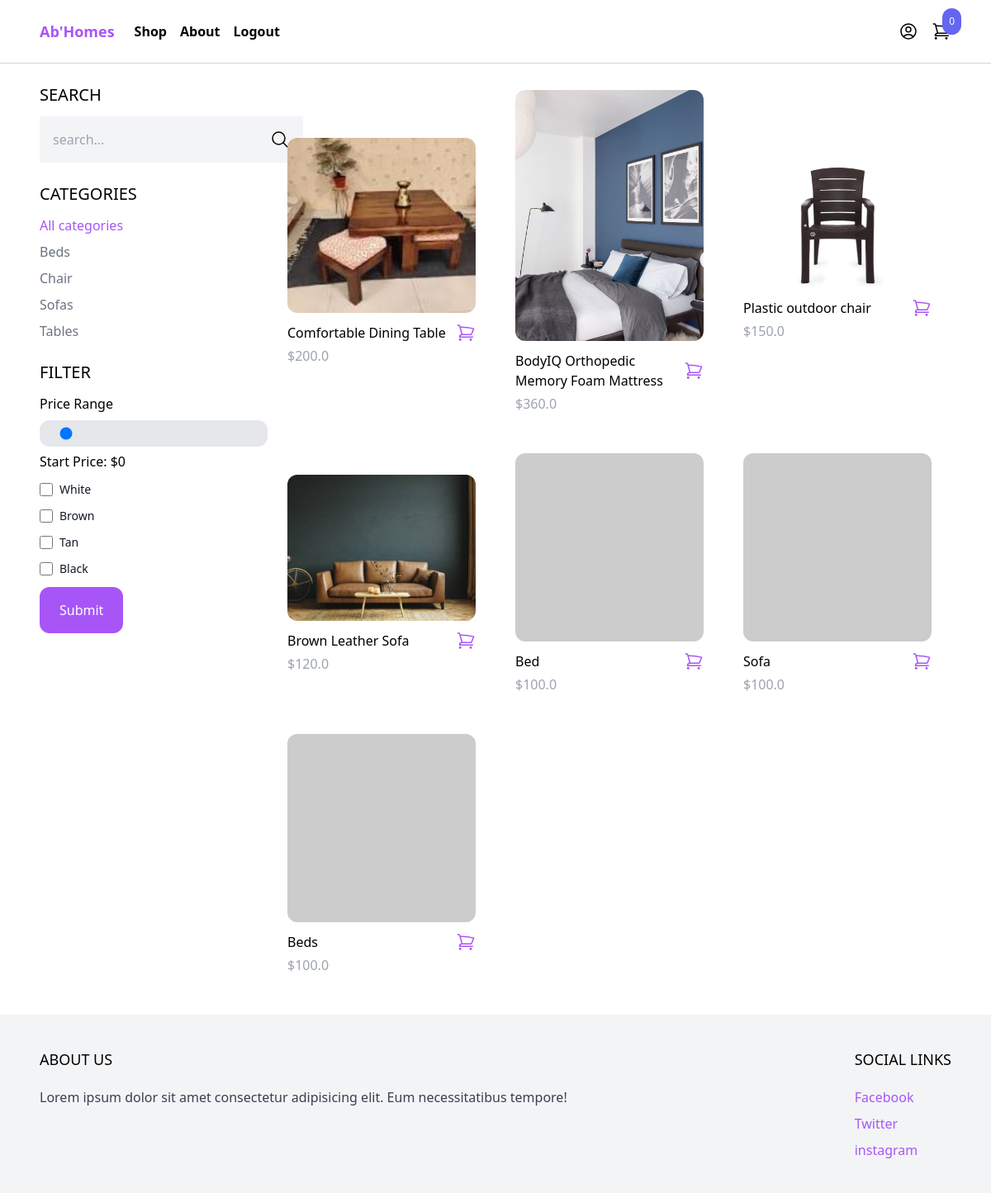
The app's page /shop/ (signed in) with its own data.
### product/models.py (models this page shows, shortened)
class Category(models.Model):
    name = models.CharField(max_length=255)
    slug = models.SlugField()
    class Meta:
        verbose_name_plural = 'Categories'
        ordering = ('name',)

class Product(models.Model):
    category = models.ForeignKey(Category, related_name='products', on_delete=models.CASCADE)
    name = models.CharField(max_length=255)
    slug = models.SlugField()
    description = models.TextField(blank=True, null=True)
    price = models.IntegerField(default=1)
    color = models.CharField(max_length=50, blank=True)
    created_at = models.DateField(auto_now_add=True)
    image = models.ImageField(upload_to='uploads/', blank=True, null=True)
    thumbnail = models.ImageField(upload_to='uploads/', blank=True, null=True)
    class Meta:
        ordering = ('-created_at',)
    def get_display_price(self):
        return self.price / 100
    def get_thumbnail(self):
        if self.thumbnail:
            return self.thumbnail.url
        else:
            if self.image:
                self.thumbnail = self.make_thumbnail(self.image)
                self.save()
                return self.thumbnail.url
            else:
                return 'https://via.placeholder.com/240x240.jpg'

### core/views.py (the view)
# urls.py: path('shop/', shop, name='shop'),
@login_required(login_url='/login/')
def shop(request):
    categories = Category.objects.all()
    products = Product.objects.all()
    active_category = request.GET.get('category', '')
    if active_category:
        products = products.filter(category__slug=active_category)
    query = request.GET.get('query', '')
    if query:
        products = products.filter(Q(name__icontains=query) | Q(description__icontains=query))
    price_range = request.GET.get('price_range')
    color = request.GET.getlist('color')
    if price_range:
        int_price_range = int(price_range)
        coversion = 100
        total = int_price_range * coversion
        products = products.filter(price__lte=total)
    if color:
        products = products.filter(color__in=color)
    context = {
        "categories": categories,
        "products": products,
        "active_category": active_category
    }
    return render(request, 'core/shop.html', context)

### cart/cart.py (called while the page is built)
    def __len__(self):
        return sum(item['quantity'] for item in self.cart.values())

### cart/context_processors.py (called while the page is built)
def cart(request):
    return {'cart': Cart(request)}

### core/templates/core/shop.html (shortened to what this page needs)
{% extends "core/base.html" %}
{% block content %}
    <div class="max-w-6xl mx-auto flex flex-wrap items-start py-6 px-6 xl:px-0">
        <div class="filters w-full lg:w-1/4">
            <h3 class="mb-3 text-xl uppercase">Search</h3>
            <form action="" method="GET">
                <div class="flex">
                    <input type="text" name="query" id="search" class="p-4 bg-gray-100 border-0" placeholder="search...">
                    <button class="p-4 bg-gray-100 border-0">
                        <svg xmlns="http://www.w3.org/2000/svg" fill="none" viewBox="0 0 24 24" stroke-width="1.5" stroke="currentColor" class="w-6 h-6">
                            <path stroke-linecap="round" stroke-linejoin="round" d="M21 21l-5.197-5.197m0 0A7.5 7.5 0 105.196 5.196a7.5 7.5 0 0010.607 10.607z" />
                        </svg>
                    </button>
                </div>
            </form>
            <h3 class="mt-6 mb-3 text-xl uppercase">categories</h3>
            <ul class="space-y-2">
                <li><a href="{% url 'shop' %}" class="{% if not active_category %} text-purple-500 {% else %} text-gray-500 {% endif %}">All categories</a></li>
                {% for category in categories %}
                    <li><a href="{% url 'shop' %}?category={{ category.slug }}" class="{% if category.slug == active_category %} text-purple-500 {% else %} text-gray-500 {% endif %}">{{ category.name }}</a></li>
                {% endfor %}
            </ul>
            <h3 class="mb-3 mt-6 text-xl uppercase">Filter</h3>
            <form action="{% url 'shop' %}" method="GET" class="space-y-3">
                <div>
                    <label for="">Price Range</label>
                    <input type="range" name="price_range" min="100" max="1000" step="10" value="0" class="w-full h-2 mt-2 py-4 px-6 bg-gray-200 rounded-xl appearance-none cursor-pointer" id="maxPriceRange">
                    <p id="selectedMaxPrice">Start Price: $0</p>
                </div>
                <div class="flex items-center mb-4">
                    <input id="default-checkbox" type="checkbox" name="color" value="white" class="w-4 h-4 text-blue-600 bg-gray-100 border-gray-300 rounded focus:ring-blue-500 dark:focus:ring-blue-600 dark:ring-offset-gray-800 focus:ring-2 dark:bg-gray-700 dark:border-gray-600">
                    <label for="default-checkbox" class="ms-2 text-sm font-medium text-gray-900 dark:text-gray-300">White</label>
                </div>
                <div class="flex items-center mb-4">
                    <input id="default-checkbox" type="checkbox" name="color" value="brown" class="w-4 h-4 text-blue-600 bg-gray-100 border-gray-300 rounded focus:ring-blue-500 dark:focus:ring-blue-600 dark:ring-offset-gray-800 focus:ring-2 dark:bg-gray-700 dark:border-gray-600">
                    <label for="default-checkbox" class="ms-2 text-sm font-medium text-gray-900 dark:text-gray-300">Brown</label>
                </div>
                <div class="flex items-center mb-4">
                    <input id="default-checkbox" type="checkbox" name="color" value="tan" class="w-4 h-4 text-blue-600 bg-gray-100 border-gray-300 rounded focus:ring-blue-500 dark:focus:ring-blue-600 dark:ring-offset-gray-800 focus:ring-2 dark:bg-gray-700 dark:border-gray-600">
                    <label for="default-checkbox" class="ms-2 text-sm font-medium text-gray-900 dark:text-gray-300">Tan</label>
                </div>
                <div class="flex items-center mb-4">
                    <input id="default-checkbox" type="checkbox" name="color" value="black" class="w-4 h-4 text-blue-600 bg-gray-100 border-gray-300 rounded focus:ring-blue-500 dark:focus:ring-blue-600 dark:ring-offset-gray-800 focus:ring-2 dark:bg-gray-700 dark:border-gray-600">
                    <label for="default-checkbox" class="ms-2 text-sm font-medium text-gray-900 dark:text-gray-300">Black</label>
                </div>
                <div>
                    <button class="py-4 px-6 rounded-xl text-white bg-purple-500 hover:bg-purple-700">Submit</button>
                </div>
            </form>
        </div>
        <div class="products w-full lg:w-3/4 -mt-4 flex items-center flex-wrap" id="product-list">
            {% for product in products %}
                {% include "product/partials/product_list_item.html" %}
            {% endfor %}
        </div>
    </div>
{% endblock content %}

### core/templates/core/base.html (shortened to what this page needs)
<!DOCTYPE html>
<html lang="en">
<head>
    <script src="https://cdn.tailwindcss.com"></script>
</head>
<body>
    <nav class="border-b border-gray-300">
        <div class="max-w-6xl mx-auto py-2 px-6 xl:px-0 flex items-center justify-between">
            <div class="menu-left flex items-center space-x-6">
                <a href="{% url 'frontpage' %}" class="py-4 text-lg text-purple-500 font-semibold">Ab'Homes</a>
                <ul class="flex items-center space-x-4">
                    <li><a href="{% url 'shop' %}"class="font-semibold">Shop</a></li>
                    <li><a href="#" class="font-semibold">About</a></li>
                    {% if request.user.is_authenticated %}
                        <li><a href="{% url 'logout' %}" class="font-semibold">Logout</a></li>
                    {% endif %}
                </ul>
            </div>
            <div class="menu-right flex items-center space-x-4">
                <a href="{% url 'myaccount' %}">
                </a>
                <div
                    hx-get="{% url 'hx_menu_cart' %}"
                    hx-trigger="update-menu-cart from:body"
                    hx-swap="innerHTML"
                >
                    {% include "cart/partials/menu_cart.html" %}
                </div>
            </div>
        </div>
    </nav>
    <main>
        {% block content %}
        {% endblock content %}
    </main>
    <footer class="bg-gray-100">
        <div class="max-w-6xl mx-auto py-10 px-6 xl:px-0 md:flex justify-between">
            <div class="footer-left mb-12 md:mb-0">
                <h2 class="mb-5 uppercase text-lg">About Us</h2>
                <p class="text-gray-700">Lorem ipsum dolor sit amet consectetur adipisicing elit. Eum necessitatibus tempore!</p>
            </div>
            <div class="footer-right">
                <h2 class="mb-5 uppercase text-lg">Social links</h2>
                <ul class="space-y-2">
                    <li><a href="#" class="text-purple-500 hover:text-purple-800">Facebook</a></li>
                    <li><a href="#" class="text-purple-500 hover:text-purple-800">Twitter</a></li>
                    <li><a href="#" class="text-purple-500 hover:text-purple-800">instagram</a></li>
                </ul>
            </div>
        </div>
    </footer>
</body>
</html>

### cart/templates/cart/partials/menu_cart.html (shortened to what this page needs)
<a href="{% url 'cart' %}" id="menu-cart-button" class="relative">
    <span class="p-2 absolute -top-4 -right-3 bg-indigo-500 text-white text-xs rounded-full">{{ cart|length }}</span>
</a>

### product/templates/product/partials/product_list_item.html (shortened to what this page needs)
<div class="w-full md:w-1/3 xl:w-1/4 p-6">
    <a href="{% url 'product' product.slug %}">
        <img src="{{ product.get_thumbnail }}" alt="" class="w-full rounded-xl hover:shadow-lg:">
    </a>
    <div class="pt-3 flex items-center justify-between">
        <a href="{% url 'product' product.slug %}">{{ product.name }}</a>
        <a
            href="#"
            hx-get="{% url 'add_to_cart' product.id %}"
            hx-target="#menu-cart-button"
            hx-swap="outerHTML"
            class="text-purple hover:text-purple-800"
        >
        </a>
    </div>
    <p class="pt-1 text-gray-400">${{ product.get_display_price }}</p>
</div>

### records on screen
Category: name "Beds"
Category: name "Chair"
Category: name "Sofas"
Category: name "Tables"
Product: get_thumbnail (picture), name "Comfortable Dining Table", get_display_price "200.0"
Product: get_thumbnail (picture), name "BodyIQ Orthopedic Memory Foam Mattress", get_display_price "360.0"
Product: get_thumbnail (picture), name "Plastic outdoor chair", get_display_price "150.0"
Product: get_thumbnail (picture), name "Brown Leather Sofa", get_display_price "120.0"
Product: name "Bed", get_display_price "100.0"
Product: name "Sofa", get_display_price "100.0"
Product: name "Beds", get_display_price "100.0"

### other values on screen
{{ cart|length }} "0"
